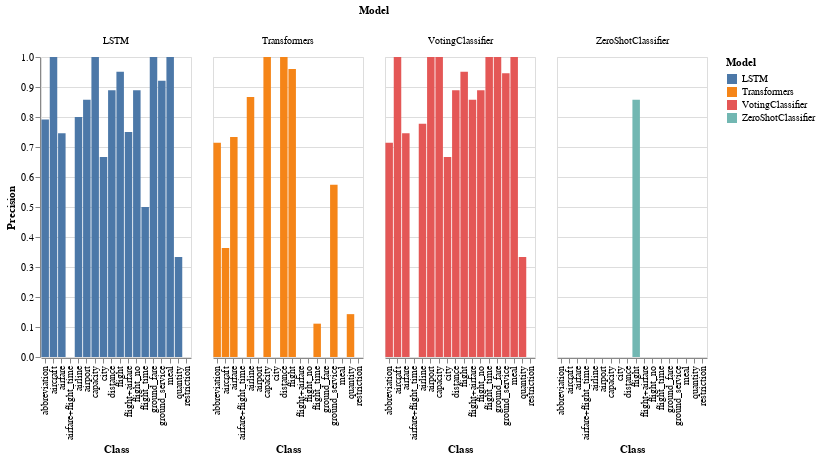

Source (notebook cell):
### Code cell
# Create a grouped bar chart to compare precision, recall, and F1-score across different models for each class
alt.Chart(model_class_wise_results).mark_bar().encode(
    x='Class',
    y='Precision',
    color='Model',
    column='Model'
).properties(width=150)

### Figure 1 — Vega-Lite specification as saved in the notebook (floating-point values rounded to 4 significant figures)
{"config": {"view": {"continuousWidth": 300, "continuousHeight": 300}}, "data": {"name": "data-59d141a320e8c6c79d7ffbc7526ea689"}, "mark": {"type": "bar"}, "encoding": {"color": {"field": "Model", "type": "nominal"}, "column": {"field": "Model", "type": "nominal"}, "x": {"field": "Class", "type": "nominal"}, "y": {"field": "Precision", "type": "quantitative"}}, "width": 150, "$schema": "https://vega.github.io/schema/vega-lite/v5.20.1.json", "datasets": {"data-59d141a320e8c6c79d7ffbc7526ea689": [{"Model": "ZeroShotClassifier", "Class": "abbreviation", "Precision": 0.0, "Recall": 0.0, "F1-Score": 0.0}, {"Model": "ZeroShotClassifier", "Class": "airfare", "Precision": 0.0, "Recall": 0.0, "F1-Score": 0.0}, {"Model": "ZeroShotClassifier", "Class": "airfare+flight_time", "Precision": 0.0, "Recall": 0.0, "F1-Score": 0.0}, {"Model": "ZeroShotClassifier", "Class": "airline", "Precision": 0.0, "Recall": 0.0, "F1-Score": 0.0}, {"Model": "ZeroShotClassifier", "Class": "airport", "Precision": 0.0, "Recall": 0.0, "F1-Score": 0.0}, {"Model": "ZeroShotClassifier", "Class": "city", "Precision": 0.0, "Recall": 0.0, "F1-Score": 0.0}, {"Model": "ZeroShotClassifier", "Class": "distance", "Precision": 0.0, "Recall": 0.0, "F1-Score": 0.0}, {"Model": "ZeroShotClassifier", "Class": "flight", "Precision": 0.8571, "Recall": 0.1304, "F1-Score": 0.2264}, {"Model": "ZeroShotClassifier", "Class": "flight+airfare", "Precision": 0.0, "Recall": 0.0, "F1-Score": 0.0}, {"Model": "ZeroShotClassifier", "Class": "flight_time", "Precision": 0.0, "Recall": 0.0, "F1-Score": 0.0}, {"Model": "ZeroShotClassifier", "Class": "ground_service", "Precision": 0.0, "Recall": 0.0, "F1-Score": 0.0}, {"Model": "ZeroShotClassifier", "Class": "meal", "Precision": 0.0, "Recall": 0.0, "F1-Score": 0.0}, {"Model": "ZeroShotClassifier", "Class": "restriction", "Precision": 0.0, "Recall": 0.0, "F1-Score": 0.0}, {"Model": "LSTM", "Class": "abbreviation", "Precision": 0.7917, "Recall": 0.7308, "F1-Score": 0.76}, {"Model": "LSTM", "Class": "aircraft", "Precision": 1.0, "Recall": 0.75, "F1-Score": 0.8571}, {"Model": "LSTM", "Class": "airfare", "Precision": 0.7458, "Recall": 0.9167, "F1-Score": 0.8224}, {"Model": "LSTM", "Class": "airline", "Precision": 0.8, "Recall": 0.5714, "F1-Score": 0.6667}, {"Model": "LSTM", "Class": "airport", "Precision": 0.8571, "Recall": 0.4615, "F1-Score": 0.6}, {"Model": "LSTM", "Class": "capacity", "Precision": 1.0, "Recall": 0.8571, "F1-Score": 0.9231}, {"Model": "LSTM", "Class": "city", "Precision": 0.6667, "Recall": 0.4, "F1-Score": 0.5}, {"Model": "LSTM", "Class": "distance", "Precision": 0.8889, "Recall": 0.8, "F1-Score": 0.8421}, {"Model": "LSTM", "Class": "flight", "Precision": 0.9506, "Recall": 0.9739, "F1-Score": 0.9621}, {"Model": "LSTM", "Class": "flight+airfare", "Precision": 0.75, "Recall": 0.5, "F1-Score": 0.6}, {"Model": "LSTM", "Class": "flight_no", "Precision": 0.8889, "Recall": 1.0, "F1-Score": 0.9412}, {"Model": "LSTM", "Class": "flight_time", "Precision": 0.5, "Recall": 1.0, "F1-Score": 0.6667}, {"Model": "LSTM", "Class": "ground_fare", "Precision": 1.0, "Recall": 0.7143, "F1-Score": 0.8333}, {"Model": "LSTM", "Class": "ground_service", "Precision": 0.9211, "Recall": 0.9722, "F1-Score": 0.9459}, {"Model": "LSTM", "Class": "meal", "Precision": 1.0, "Recall": 0.8333, "F1-Score": 0.9091}, {"Model": "LSTM", "Class": "quantity", "Precision": 0.3333, "Recall": 1.0, "F1-Score": 0.5}, {"Model": "Transformers", "Class": "abbreviation", "Precision": 0.7143, "Recall": 0.9615, "F1-Score": 0.8197}, {"Model": "Transformers", "Class": "aircraft", "Precision": 0.3636, "Recall": 1.0, "F1-Score": 0.5333}, {"Model": "Transformers", "Class": "airfare", "Precision": 0.7333, "Recall": 0.9167, "F1-Score": 0.8148}, {"Model": "Transformers", "Class": "airline", "Precision": 0.8667, "Recall": 0.4643, "F1-Score": 0.6047}, {"Model": "Transformers", "Class": "airport", "Precision": 0.0, "Recall": 0.0, "F1-Score": 0.0}, {"Model": "Transformers", "Class": "capacity", "Precision": 1.0, "Recall": 0.2857, "F1-Score": 0.4444}, {"Model": "Transformers", "Class": "city", "Precision": 0.0, "Recall": 0.0, "F1-Score": 0.0}, {"Model": "Transformers", "Class": "distance", "Precision": 1.0, "Recall": 0.2, "F1-Score": 0.3333}, {"Model": "Transformers", "Class": "flight", "Precision": 0.9601, "Recall": 0.9821, "F1-Score": 0.971}, {"Model": "Transformers", "Class": "flight+airfare", "Precision": 0.0, "Recall": 0.0, "F1-Score": 0.0}, {"Model": "Transformers", "Class": "flight_no", "Precision": 0.0, "Recall": 0.0, "F1-Score": 0.0}, {"Model": "Transformers", "Class": "flight_time", "Precision": 0.1111, "Recall": 1.0, "F1-Score": 0.2}, {"Model": "Transformers", "Class": "ground_fare", "Precision": 0.0, "Recall": 0.0, "F1-Score": 0.0}, {"Model": "Transformers", "Class": "ground_service", "Precision": 0.5738, "Recall": 0.9722, "F1-Score": 0.7216}, {"Model": "Transformers", "Class": "meal", "Precision": 0.0, "Recall": 0.0, "F1-Score": 0.0}, {"Model": "Transformers", "Class": "quantity", "Precision": 0.1429, "Recall": 0.3333, "F1-Score": 0.2}, {"Model": "VotingClassifier", "Class": "abbreviation", "Precision": 0.7143, "Recall": 0.7692, "F1-Score": 0.7407}, {"Model": "VotingClassifier", "Class": "aircraft", "Precision": 1.0, "Recall": 0.875, "F1-Score": 0.9333}, {"Model": "VotingClassifier", "Class": "airfare", "Precision": 0.7458, "Recall": 0.9167, "F1-Score": 0.8224}, {"Model": "VotingClassifier", "Class": "airline", "Precision": 0.7778, "Recall": 0.5, "F1-Score": 0.6087}, {"Model": "VotingClassifier", "Class": "airport", "Precision": 1.0, "Recall": 0.4615, "F1-Score": 0.6316}, {"Model": "VotingClassifier", "Class": "capacity", "Precision": 1.0, "Recall": 0.8571, "F1-Score": 0.9231}, {"Model": "VotingClassifier", "Class": "city", "Precision": 0.6667, "Recall": 0.4, "F1-Score": 0.5}, {"Model": "VotingClassifier", "Class": "distance", "Precision": 0.8889, "Recall": 0.8, "F1-Score": 0.8421}, {"Model": "VotingClassifier", "Class": "flight", "Precision": 0.9509, "Recall": 0.9788, "F1-Score": 0.9646}, {"Model": "VotingClassifier", "Class": "flight+airfare", "Precision": 0.8571, "Recall": 0.5, "F1-Score": 0.6316}, {"Model": "VotingClassifier", "Class": "flight_no", "Precision": 0.8889, "Recall": 1.0, "F1-Score": 0.9412}, {"Model": "VotingClassifier", "Class": "flight_time", "Precision": 1.0, "Recall": 1.0, "F1-Score": 1.0}, {"Model": "VotingClassifier", "Class": "ground_fare", "Precision": 1.0, "Recall": 0.5714, "F1-Score": 0.7273}, {"Model": "VotingClassifier", "Class": "ground_service", "Precision": 0.9459, "Recall": 0.9722, "F1-Score": 0.9589}, {"Model": "VotingClassifier", "Class": "meal", "Precision": 1.0, "Recall": 0.6667, "F1-Score": 0.8}, {"Model": "VotingClassifier", "Class": "quantity", "Precision": 0.3333, "Recall": 1.0, "F1-Score": 0.5}]}}
